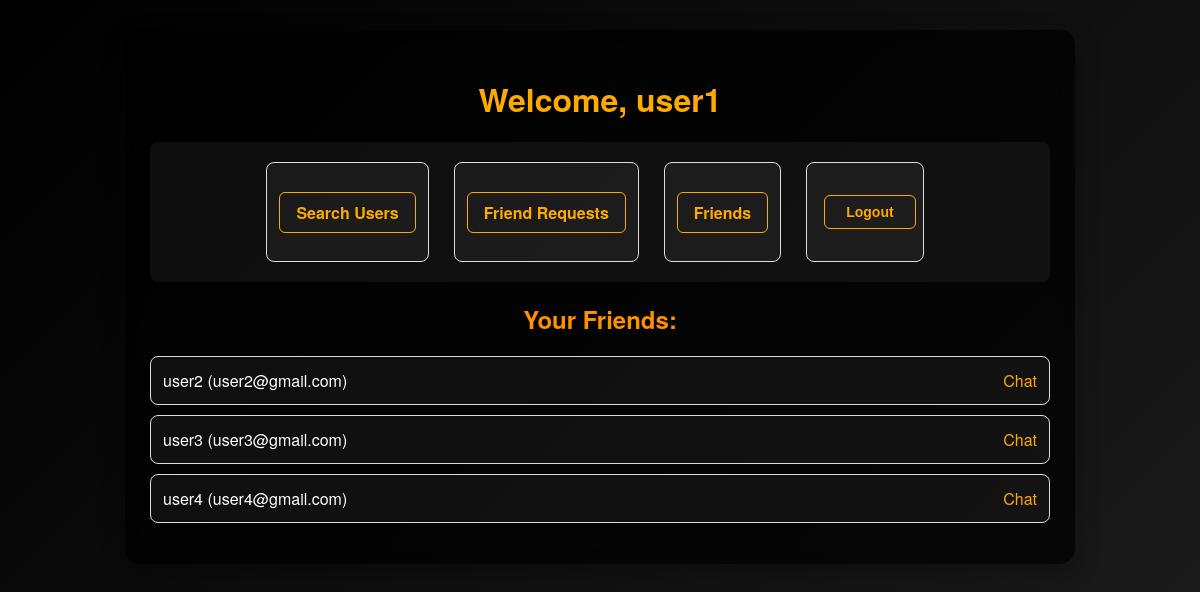
Before: /home/?tab=friends (signed in) with the older database file.
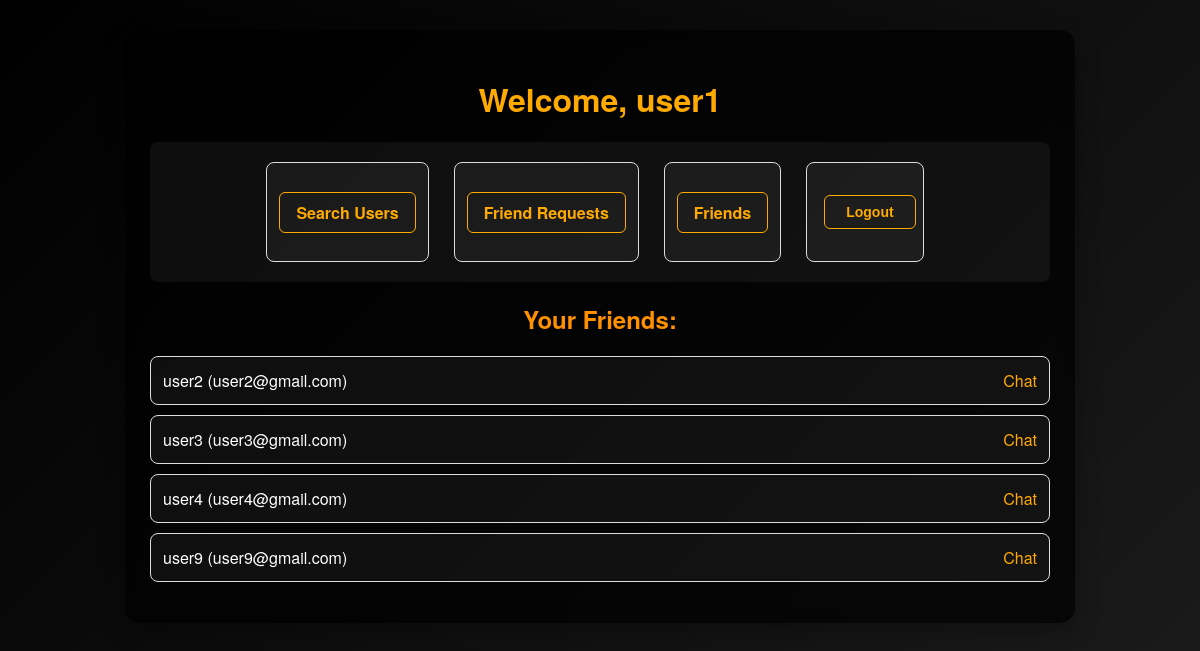
After: the same page with the newer database file.
### api/models.py (models this page shows, shortened)
class User(AbstractUser):
    email = models.EmailField(unique=True)
    USERNAME_FIELD = 'email'
    REQUIRED_FIELDS = ['username']

### api/views.py (the view)
# urls.py: path('home/', home_view, name='home'),
@login_required
def home_view(request):
    tab = request.GET.get('tab', 'search')
    keyword = request.GET.get('keyword', '')
    users = None
    friends = None
    pending_requests = None
    if tab == 'search' and keyword:
        users = User.objects.filter(Q(email__icontains=keyword) | Q(username__icontains=keyword))
    elif tab == 'friend-requests':
        pending_requests = FriendRequest.objects.filter(to_user=request.user, is_accepted=False)
    elif tab == 'friends':
        friends = User.objects.filter(received_requests__from_user=request.user, received_requests__is_accepted=True) | \
                  User.objects.filter(sent_requests__to_user=request.user, sent_requests__is_accepted=True)
    return render(request, 'home.html', {
        'users': users,
        'pending_requests': pending_requests,
        'friends': friends,
        'tab': tab,
        'keyword': keyword
    })

### api/templates/home.html (shortened to what this page needs)
<!DOCTYPE html>
<html lang="en">
<head>
  {% load static %}
  <link rel="stylesheet" href="{% static 'styles.css' %}">
</head>
<body>
  <div class="container">
    <h1>Welcome, {{ user.username }}</h1>
    <ul class="nav">
      {% if user.is_authenticated %}
        <li><a href="{% url 'home' %}?tab=search">Search Users</a></li>
        <li><a href="{% url 'home' %}?tab=friend-requests">Friend Requests</a></li>
        <li><a href="{% url 'home' %}?tab=friends">Friends</a></li>
        <li>
          <form method="post" action="{% url 'logout' %}">
            <button type="submit">Logout</button>
          </form>
        </li>
      {% else %}
        <li><a href="{% url 'login' %}">Login</a></li>
      {% endif %}
    </ul>
    {% if user.is_authenticated %}
      {% if tab == 'search' %}
        <form method="get" action="{% url 'home' %}">
          <input type="hidden" name="tab" value="search">
          <input type="text" id="keyword" name="keyword" value="{{ request.GET.keyword }}" placeholder="Search Users..." required>
          <button type="submit">Search</button>
        </form>
        {% if users %}
          <h2>Search Results:</h2>
          <ul>
            {% for user in users %}
              <li>{{ user.username }} ({{ user.email }})
                {% if user != request.user %}
                  <form method="post" action="{% url 'send_friend_request' user.id %}">
                    {% csrf_token %}
                    <button type="submit">Send Friend Request</button>
                  </form>
                {% endif %}
              </li>
            {% endfor %}
          </ul>
        {% endif %}
      {% elif tab == 'friends' %}
        {% if friends %}
          <h2>Your Friends:</h2>
          <ul>
            {% for friend in friends %}
              <li>{{ friend.username }} ({{ friend.email }})
                <a href="{% url 'chat' friend.id %}" style="color: #ffaa00; text-decoration: none;">Chat</a>
              </li>
            {% endfor %}
          </ul>
        {% else %}
          <p>You have no friends yet.</p>
        {% endif %}
      {% endif %}
    {% else %}
      <p>Please <a href="{% url 'login' %}" style="color: #ffaa00; text-decoration: none;">login</a> to access your chats.</p>
    {% endif %}
  </div>
</body>
</html>

### api/static/styles.css (style rules this page uses)
body { font-family: Arial, sans-serif; background-color: #000000; color: #333; text-align: center; padding: 20px; }
.nav { list-style-type: none; padding: 0; overflow: hidden; }
.nav li { float: left; margin-right: 10px; }
.nav li form { display: inline; }
.nav a, .nav button { display: block; padding: 10px; background-color: #ffae00; color: #fff; text-decoration: none; border: none; cursor: pointer; border-radius: 4px; }
h1, h2 { color: #ff9100; }
form { margin: 20px auto; max-width: 400px; }
form input[type="text"], form input[type="email"], form input[type="password"], form button { padding: 10px; margin: 5px; font-size: 14px; width: 100%; }
form button { background-color: #ffb300; color: #fff; border: none; cursor: pointer; border-radius: 4px; }
ul { list-style-type: none; padding: 0; }
ul li { background-color: #c8c8c8; margin: 10px 0; padding: 10px; border: 1px solid #ddd; border-radius: 5px; }

### api/templates/home.html (style rules this page uses)
body { font-family: "Helvetica Neue", Helvetica, Arial, sans-serif; margin: 0; padding: 0; background: linear-gradient(135deg, #000000, #1a1a1a); color: #fff; }
.container { max-width: 900px; margin: 30px auto; padding: 25px; background: rgba(0, 0, 0, 0.7); border-radius: 15px; box-shadow: 0 8px 25px rgba(0, 0, 0, 0.3); backdrop-filter: blur(8px); transition: transform 0.3s ease; }
h1 { text-align: center; color: #ffaa00; font-size: 2rem; margin-bottom: 20px; }
.nav { display: flex; justify-content: center; gap: 15px; padding: 10px 0; margin-bottom: 20px; background: rgba(255, 255, 255, 0.05); border-radius: 8px; }
.nav a, .nav button { color: #ffaa00; background: transparent; text-decoration: none; padding: 8px 16px; border-radius: 6px; border: 1px solid #ffaa00; font-weight: bold; transition: all 0.3s ease; cursor: pointer; }
form { display: flex; justify-content: center; align-items: center; text-align: center; flex-direction: column; gap: 10px; margin: 15px 0; }
form input, form button { padding: 12px; border-radius: 6px; border: 1px solid #555; background: #111; color: white; transition: all 0.3s ease; }
form button { background: #ffaa00; color: #000; font-weight: bold; cursor: pointer; }
ul { list-style: none; padding: 0; margin-top: 20px; }
ul li { padding: 12px; margin-bottom: 10px; background: rgba(255, 255, 255, 0.05); border-radius: 8px; display: flex; justify-content: space-between; align-items: center; transition: background 0.3s ease; }
ul li form { display: inline; }

Changed rows visible on the page:
added User: username "user9", email "user9@gmail.com"
